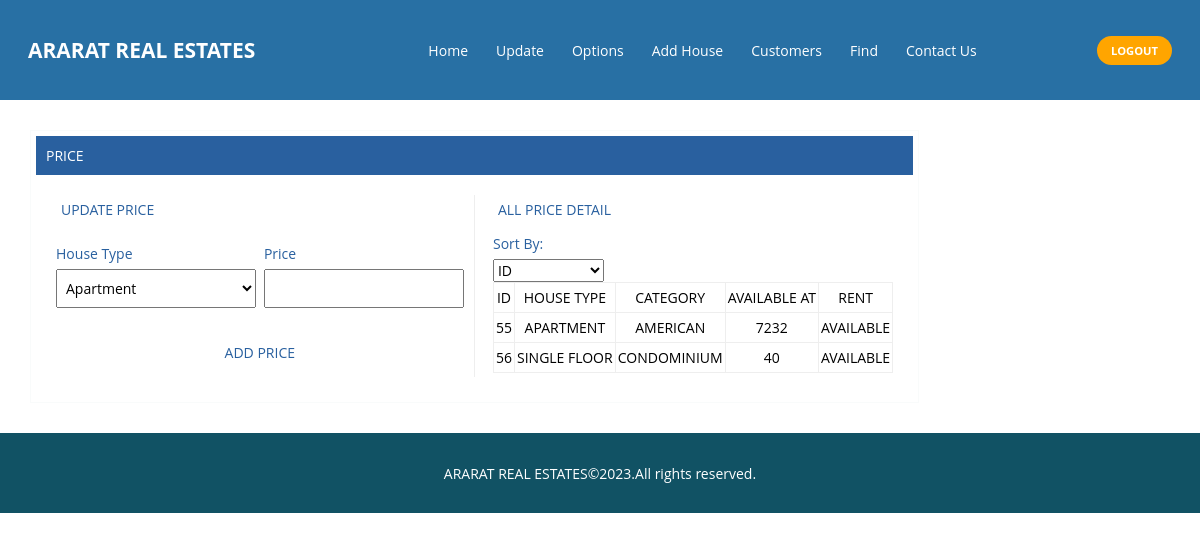
The page /ip_pro/addStock.php (signed in) on the database its author committed.
### tables this page shows
CREATE TABLE `house` (
  `ID` int(11) NOT NULL,
  `Name` varchar(30) NOT NULL,
  `Category` varchar(20) NOT NULL,
  `Quantity` int(25) NOT NULL,
  `Price` int(25) NOT NULL,
  `rental_price` float NOT NULL,
  `Picture` varchar(300) NOT NULL,
  `Description` mediumtext NOT NULL,
  `long_description` text NOT NULL,
  `Category_ID` int(11) NOT NULL,
  `Creation_time` timestamp NOT NULL DEFAULT current_timestamp(),
  `update_time` timestamp NOT NULL DEFAULT current_timestamp()
);

### ip_pro/addStock.php (the view, shortened to what this page needs)
<!DOCTYPE html>
<html lang="en">
<head>
    <link rel="stylesheet" type="text/css" href="../admin/css/astyle.css" />
    <link rel="stylesheet" href="style.css"/>
</head>
<body>
<header>
            <div class="navbar">
            <div class="logo"><a href="#">ARARAT REAL ESTATES</a></div>
                <ui class="links">
                <li><a href="index.php">Home</a></li>
                    <li><a href="addStock.php">Update</a></li>
                    <li><a href="addCategory.php">Options</a></li>
                    <li><a href="addProduct.php">Add House</a></li>
                    <li><a href="users.php">Customers</a></li>
                    <li><a href="find.php">Find</a></li>
                    <li><a href="contact.php">Contact Us</a></li>
                </ui>
                <a href="login.php" class="action_btn">LOGOUT</a>
</div>
</header>
<main>
<div class="main-content">
    <div class="content">
        <h3>Price</h3>
        <div class="content-data">
            <div class="content-form">
                <form action="addStock.php" method="post">
                    <h4>Update Price</h4>
                    <div class="form-inline">
                        <div class="form-group">
                            <label>House Type</label>
                            <select name="PriceName">
                                <?php
                                include("../adFunctions/DB_connector.php");
                                    $cat = "SELECT Name FROM house";
                                $result = mysqli_query($DB_Connector, $cat);
                                while ($row = mysqli_fetch_assoc($result)){
                                    echo "<option value=".$row['Name'].">".$row['Name']."</option>";
                                }
                                ?>
                            </select>
                        </div>
                        <div class="form-group">
                            <label>Price</label>
                            <input type="number" name="addedPrice" min="10" required>
                        </div>
                    </div>
                    <div class="form-group">
                        <input type="submit" name="addPrice" value="Add Price">
                    </div>
                </form>
            </div>
            <div class="content-detail">
                <h4>All Price Detail</h4>
                <form method="GET">
                    <label for="sort-by">Sort By:</label>
                    <select name="sort-by" id="sort-by" onchange="this.form.submit()">
                        <option value="ID">ID</option>
                    </select>
                </form>
                <table>
                    <thead>
                    <tr>
                        <th>ID</th>
                        <th>House Type</th>
                        <th>Category</th>
                        <th>Available at</th>
                        <th>rent</th>
                    </tr>
                    </thead>
                    <tbody>
                    <?php
                    $limit = 8;
                    $page = $_GET['page'] ?? 1;
                    $offset = ($page - 1) * $limit;
                    $sortColumn = $_GET['sort-by'] ?? 'ID';
                    $retrieve = "SELECT * FROM house ORDER BY $sortColumn LIMIT $limit OFFSET $offset";
                    $query = mysqli_query($DB_Connector, $retrieve);
                    while ($fetch = mysqli_fetch_assoc($query)) {
                        echo "<tr>";
                        echo "<th>" . $fetch['ID'] . "</th>";
                        echo "<th>" . $fetch['Name'] . "</th>";
                        echo "<th>" . $fetch['Category'] . "</th>";
                        echo "<th>" . $fetch['Price'] . "</th>";
                        echo "<th>";
                        if ($fetch['rental_price'] === 0) {
                            echo "Not for rent";
                        } else {
                            echo "Available";
                        }
                        echo "</th>";
                        echo "</tr>";
                    }
                    ?>
                    </tbody>
                </table>
            </div>
        </div>
    </div>
    </div>
</main>
<footer>
        <table class="footer">
            <tr>
                <td>
                    <p>ARARAT REAL ESTATES&copy;2023.All rights reserved.</p>
                </td>
            </tr>
        </table>
    </footer>
            </body>
</html>

### admin/css/astyle.css (style rules this page uses)
:root { --khaki: #ffffff; --khakiDark: #4b4b4b; --darkStaleGray: #29609f; --white: #FFFFFF; }
* { padding: 0; margin: 0; font-family: Roboto; font-size: 14px; font-weight: normal; box-sizing: border-box; }
body { width: 100%; height: 100vh; background-color: var(--darkStaleGray); }
header { height: 100px; background-color: var(--khaki); }
header .logo { width: 280px; height: auto; }
header .logo a { display: flex; align-items: center; text-decoration: none; }
main { background-color: var(--white); padding: 30px; box-shadow: 0 0 2px #808080; }
main .main-content { display: flex; justify-content: space-between; }
main .main-content h3 { background-color: var(--darkStaleGray); color: var(--khaki); text-transform: uppercase; padding: 10px; }
main .content { width: 78%; padding: 5px; border: 1px solid rgba(236, 240, 241,0.3); }
main .content .content-data { padding: 20px; display: flex; justify-content: space-between; }
main .content .content-data .content-form { width: 50%; border-right: 1px solid #eee; padding-right: 10px; }
main .content .content-data .content-detail { width: 49%; height: 100%; padding-left: 10px; }
main h4 { display: block; color: var(--darkStaleGray); background-color: var(--khaki); text-transform: uppercase; padding: 5px; margin-bottom: 10px; }
main form .form-group { margin: 10px 0; width: 100%; }
main form label { color: var(--darkStaleGray); display: block; margin-bottom: 6px; }
main form .form-group input, main form .form-group select, main form .form-group textarea { width: 100%; padding: 8px 5px }
main form .form-inline { display: flex; justify-content: space-between; }
main form .form-inline .form-group { width: 49%; }
main form input[type="submit"] { background-color: var(--khaki); color: var(--darkStaleGray); text-transform: uppercase; text-decoration: none; text-align: center; padding: 5px 8px; margin-top: 20px; display: block; border: none; cursor: pointer; width: 100%; }
main table { width: 100%; border: 1px solid #eee; border-collapse: collapse; }
main table th { text-transform: uppercase; }
main table td, main table th { border: 1px solid #eee; text-align: center; padding: 5px 2px; }
footer { height: 50px; background-color: var(--khaki); }

### ip_pro/style.css (style rules this page uses)
* { margin: 0; padding: 0; box-sizing: border-box; font-family: 'Poppins', sans-serif; }
body { background: #000; min-height: 100vh; }
header { position: fixed; top: 0; left: 0; width: 100%; display: flex; justify-content: space-between; align-items: center; transition: 0.6s; padding: 40px 100px; }
header .logo { position: relative; font-weight: 700; color: #fff; text-decoration: none; font-size: 2em; text-transform: uppercase; }
* { margin: 0; padding: 0; box-sizing: border-box; font-family: 'Open Sans',sans-serif; }
body { height: max-content; width: 100%; background-color: #fff; }
li { list-style: none; }
a { text-decoration: none; color: #fff; font-size: 1rem; }
header { background-color: rgb(40, 112, 164); position: relative; padding: 0 2rem; }
.navbar { width: 100%; height: 60px; max-width: 0 auto; display: flex; align-items: center; justify-content: space-between; }
.navbar .logo a { font-size: 1.5rem; font-weight: bold; }
.navbar .links { display: flex; gap: 2rem; }
.action_btn { background-color: orange; color: #fff; padding: 0.5rem 1rem; border: none; outline: none; border-radius: 20px; font-size: 0.8rem; font-weight: bold; cursor: pointer; transition: scale .2 ease; }
.footer { background-color: rgb(17, 82, 100); color: white; width: 100%; height: 80px; font-size: 15px; text-align: center; margin-bottom: 0; }

### rows shown on the page
house: ID "55", Name "APARTMENT", Category "AMERICAN", Price "7232", rental_price "AVAILABLE"
house: ID "56", Name "SINGLE FLOOR", Category "CONDOMINIUM", Price "40", rental_price "AVAILABLE"

### other values the page prints
form field PriceName "Apartment"
